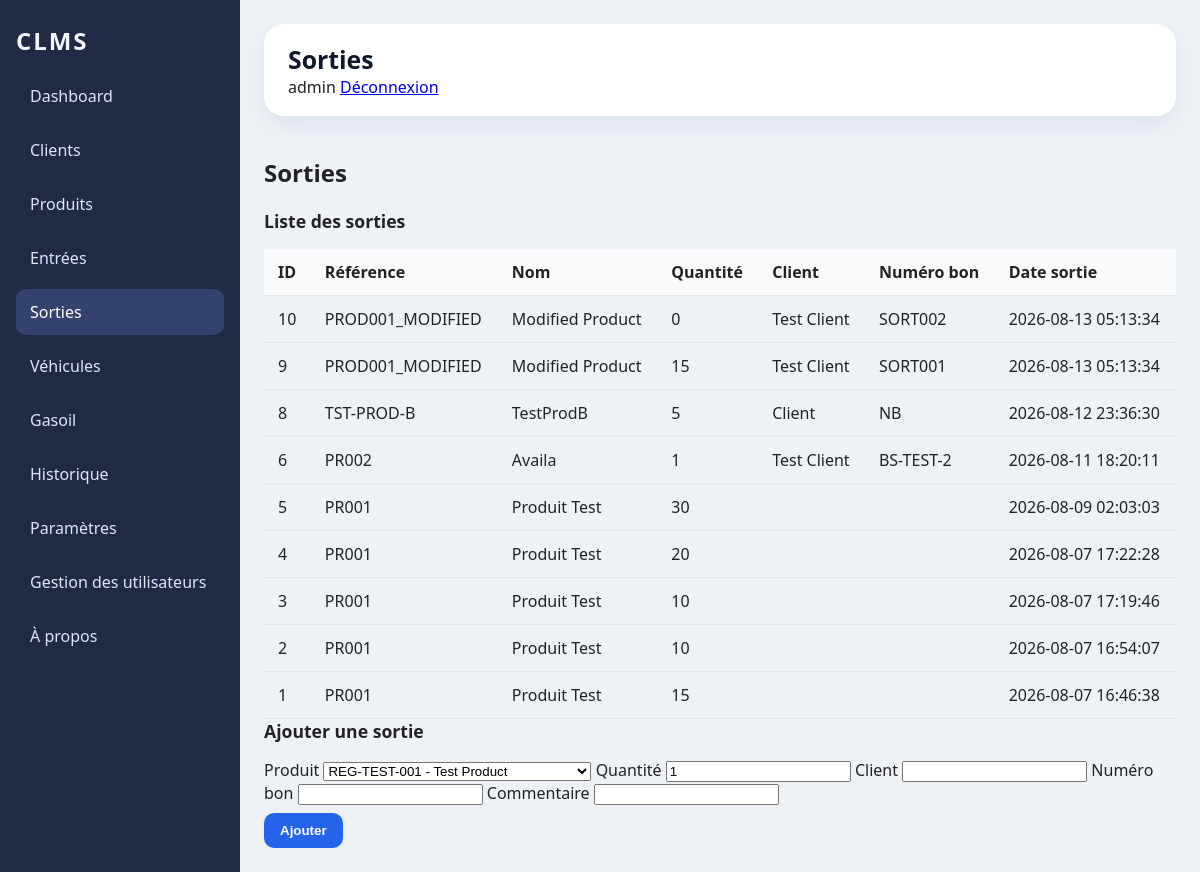
The app's page /sorties (signed in) with its own data.
### tables this page shows
CREATE TABLE stock_outputs(

            id INTEGER PRIMARY KEY AUTOINCREMENT,

            product_id INTEGER NOT NULL,

            quantite INTEGER NOT NULL,

            client TEXT,

            numero_bon TEXT,

            commentaire TEXT,

            date_sortie TEXT,

            FOREIGN KEY(product_id)
            REFERENCES products(id)

        );

CREATE TABLE products(

            id INTEGER PRIMARY KEY AUTOINCREMENT,

            reference TEXT,

            nom TEXT,

            categorie TEXT,

            marque TEXT,

            unite TEXT,

            stock INTEGER,

            stock_min INTEGER,

            numero_lot TEXT,

            dlc TEXT,

            fournisseur TEXT,

            description TEXT,

            date_creation TEXT,

            date_reception TEXT,

            date_livraison TEXT

        );

### web_app.py (the view)
@app.route('/sorties')
@require_role('admin', 'responsable', 'magasinier')
def sorties():
    controller = SortieController()
    product_controller = ProductController()
    query = request.args.get('q', '').strip()
    try:
        produits = product_controller.get_all_products()
        sorties = controller.get_all_sorties()
        return render_template(
            'sorties.html',
            title='Sorties',
            active='sorties',
            sorties=sorties,
            produits=produits,
            query=query
        )
    finally:
        controller.close()
        product_controller.close()

### controllers/product_controller.py (called while the page is built)
    def close(self):
        if getattr(self, 'model', None) and hasattr(self.model, 'close'):
            try:
                self.model.close()
            except Exception:
                pass

    def get_all_products(self):
        return self.model.get_all_products()

### controllers/sortie_controller.py (called while the page is built)
    def get_all_sorties(self):
        return self.model.get_all_sorties()

    def close(self):
        if getattr(self, 'model', None) and hasattr(self.model, 'close'):
            try:
                self.model.close()
            except Exception:
                pass

### controllers/user_controller.py (called while the page is built)
    def get_user_by_username(self, username):
        return self.db.get_user_by_username(username)

    def close(self):
        try:
            if getattr(self, 'db', None):
                self.db.close()
        except Exception:
            pass

### database/database.py (called while the page is built, shortened)
    @staticmethod
    def get_safe_connection(db_path: str = "database/clms.db"):
        conn = sqlite3.connect(db_path, timeout=30)
        try:
            conn.execute("PRAGMA journal_mode=WAL;")
        except Exception:
            pass
        try:
            conn.execute("PRAGMA foreign_keys = ON;")
        except Exception:
            pass
        try:
            conn.execute("PRAGMA busy_timeout = 30000;")
        except Exception:
            pass
        return conn

    def close(self):
        if self.connection:
            self.connection.close()
            print("DATABASE CLOSED")

    def create_default_admin(self):
        self.cursor.execute(
            "SELECT id FROM users WHERE username = ?",
            ("admin",)
        )
        admin = self.cursor.fetchone()
        if admin is not None:
            return

    def get_user_by_username(self, username):
        self.cursor.execute("SELECT id, username, role, nom_complet, actif, date_creation FROM users WHERE username = ?", (username,))
        r = self.cursor.fetchone()
        if not r:
            return None
        return {
            'id': r[0],
            'username': r[1],
            'role': r[2],
            'nom_complet': r[3],
            'actif': int(r[4]) if r[4] is not None else None,
            'date_creation': r[5]
        }

### models/product_model.py (called while the page is built)
    def get_all_products(self):
        self.cursor.execute(
            """
            SELECT *
            FROM products
            ORDER BY id DESC
            """
        )
        return self.cursor.fetchall()

### templates/sorties.html
{% extends 'base.html' %}
{% block content %}
  <div class="entries-header">
    <div class="search-form">
      <h1>Sorties</h1>
    </div>
  </div>
  <div class="entries-grid">
    <section class="entries-list">
      <div class="panel-header">Liste des sorties</div>
      <div class="table-scroll">
        <table class="table-full entries-table">
          <thead>
            <tr>
              <th>ID</th>
              <th>Référence</th>
              <th>Nom</th>
              <th>Quantité</th>
              <th>Client</th>
              <th>Numéro bon</th>
              <th>Date sortie</th>
            </tr>
          </thead>
          <tbody>
            {% for s in sorties %}
              <tr>
                <td>{{ s[0] }}</td>
                <td>{{ s[1] }}</td>
                <td>{{ s[2] }}</td>
                <td>{{ s[3] }}</td>
                <td>{{ s[4] }}</td>
                <td>{{ s[5] }}</td>
                <td>{{ s[6] }}</td>
              </tr>
            {% else %}
              <tr><td colspan="7" class="empty-row">Aucune sortie trouvée.</td></tr>
            {% endfor %}
          </tbody>
        </table>
      </div>
    </section>
    <aside class="entries-form-panel">
      <div class="panel-header">Ajouter une sortie</div>
      <form method="post" action="{{ url_for('add_sortie') }}" class="entry-form">
        <label for="product_id">Produit</label>
        <select id="product_id" name="product_id">
          {% for p in produits %}
            <option value="{{ p[0] }}">{{ p[1] }} - {{ p[2] }}</option>
          {% endfor %}
        </select>
        <label for="quantite">Quantité</label>
        <input id="quantite" name="quantite" type="number" value="1" min="1" required>
        <label for="client">Client</label>
        <input id="client" name="client" type="text" value="">
        <label for="numero_bon">Numéro bon</label>
        <input id="numero_bon" name="numero_bon" type="text" value="">
        <label for="commentaire">Commentaire</label>
        <input id="commentaire" name="commentaire" type="text" value="">
        <div class="form-actions">
          <button type="submit" class="button primary">Ajouter</button>
        </div>
      </form>
    </aside>
  </div>
{% endblock %}

### static/css/style.css (style rules this page uses)
:root { color-scheme: light; font-family: 'Segoe UI', Tahoma, Geneva, Verdana, sans-serif; background: #f6f7fb; color: #222; }
* { box-sizing: border-box; }
body { margin: 0; min-height: 100vh; background: #eef2f7; }
.panel-header { font-size: 1.1rem; font-weight: 700; margin-bottom: 16px; }
.table-full { width: 100%; border-collapse: collapse; }
.table-full th, .table-full td { text-align: left; padding: 12px 14px; border-bottom: 1px solid #e5e7eb; }
.table-full th { background: #f8fafc; }

### static/css/clients.css (style rules this page uses)
.search-form { display: flex; flex-wrap: wrap; align-items: center; gap: 10px; }
.table-scroll { overflow-x: auto; }
.form-actions { display: flex; gap: 12px; flex-wrap: wrap; margin-top: 8px; }
.button { border: none; border-radius: 10px; padding: 10px 16px; cursor: pointer; font-weight: 600; }
.button.primary { background: #2563eb; color: white; }

### records on screen
stock_outputs: id "10", reference "PROD001_MODIFIED", nom "Modified Product", quantite "0", client "Test Client", numero_bon "SORT002", date_sortie "2026-08-13 05:13:34"
stock_outputs: id "9", reference "PROD001_MODIFIED", nom "Modified Product", quantite "15", client "Test Client", numero_bon "SORT001", date_sortie "2026-08-13 05:13:34"
stock_outputs: id "8", reference "TST-PROD-B", nom "TestProdB", quantite "5", client "Client", numero_bon "NB", date_sortie "2026-08-12 23:36:30"
stock_outputs: id "6", reference "PR002", nom "Availa", quantite "1", client "Test Client", numero_bon "BS-TEST-2", date_sortie "2026-08-11 18:20:11"
stock_outputs: id "5", reference "PR001", nom "Produit Test", quantite "30", date_sortie "2026-08-09 02:03:03"
stock_outputs: id "4", reference "PR001", nom "Produit Test", quantite "20", date_sortie "2026-08-07 17:22:28"
stock_outputs: id "3", reference "PR001", nom "Produit Test", quantite "10", date_sortie "2026-08-07 17:19:46"
stock_outputs: id "2", reference "PR001", nom "Produit Test", quantite "10", date_sortie "2026-08-07 16:54:07"
stock_outputs: id "1", reference "PR001", nom "Produit Test", quantite "15", date_sortie "2026-08-07 16:46:38"

### other values on screen
{{ title if title else 'Dashboard' }} "Sorties"
{{ session.get('username') }} "admin"
form field product_id "REG-TEST-001 - Test Product"
